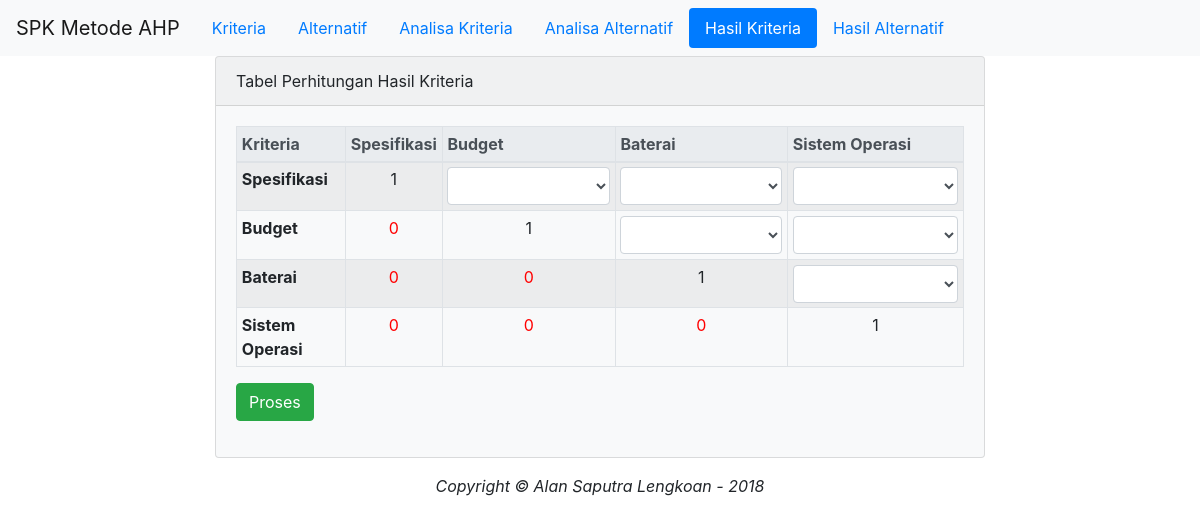
/hasil_kriteria.php, run on the app's committed database.
### tables this page shows
CREATE TABLE `tb_perb_kriteria` (
  `id_kriteria` varchar(5) NOT NULL,
  `nilai_banding` int(5) NOT NULL,
  `kriteria1` varchar(30) NOT NULL,
  `nm_banding` varchar(30) NOT NULL,
  `kriteria2` varchar(30) NOT NULL
);

### hasil_kriteria.php (the view, shortened to what this page needs)
<?php
include "koneksi.php";
 ?>
<!DOCTYPE html>
<html lang="en">
  <head>
    <link rel="stylesheet" href="css/bootstrap.min.css">
  </head>
  <body>
    <nav class="navbar navbar-expand-lg navbar-light bg-light">
      <a class="navbar-brand" href="index.php">SPK Metode AHP</a>
      <div class="collapse navbar-collapse" id="navbarSupportedContent">
        <ul class="nav nav-pills">
          <li class="nav-item">
            <a class="nav-link" href="kriteria.php">Kriteria</a>
          </li>
          <li class="nav-item">
            <a class="nav-link" href="alternatif.php">Alternatif</a>
          </li>
          <li class="nav-item">
            <a class="nav-link" href="analisa_kriteria.php">Analisa Kriteria</a>
          </li>
          <li class="nav-item">
            <a class="nav-link" href="analisa_alternatif.php">Analisa Alternatif</a>
          </li>
          <li class="nav-item">
            <a class="nav-link active" href="hasil_kriteria.php">Hasil Kriteria</a>
          </li>
          <li class="nav-item">
            <a class="nav-link" href="hasil_alternatif.php">Hasil Alternatif</a>
          </li>
        </ul>
      </div>
    </nav>
    <?php
    $query1 = mysqli_query($koneksi, "SELECT * FROM tb_perb_kriteria where id_kriteria='B01'");
    $query2 = mysqli_query($koneksi, "SELECT * FROM tb_perb_kriteria where id_kriteria='B02'");
    $query3 = mysqli_query($koneksi, "SELECT * FROM tb_perb_kriteria where id_kriteria='B03'");
    $query4 = mysqli_query($koneksi, "SELECT * FROM tb_perb_kriteria where id_kriteria='B04'");
    $b1 = mysqli_fetch_array($query1);
    $b2 = mysqli_fetch_array($query2);
    $b3 = mysqli_fetch_array($query3);
    $b4 = mysqli_fetch_array($query4);
    ?>
    <div class="container-fluid">
      <div class="row">
        <div class="col-lg-8 offset-lg-2">
          <div class="card bg-light mb-3">
            <div class="card-header">
              Tabel Perhitungan Hasil Kriteria
            </div>
            <div class="card-body">
              <form action="hasil_kriteria_akhir.php" method="post">
                <table class="table table-bordered table-striped table-sm">
                  <thead class="thead-light">
                    <tr>
                      <th>Kriteria</th>
                      <th scope="col"><?php echo $b1['kriteria1']; ?></th>
                      <th scope="col"><?php echo $b2['kriteria1']; ?></th>
                      <th scope="col"><?php echo $b3['kriteria1']; ?></th>
                      <th scope="col"><?php echo $b4['kriteria1']; ?></th>
                    </tr>
                  </thead>
                  <tbody>
                    <tr>
                      <th><?php echo $b1['kriteria1']; ?></th>
                      <td align="center"><?php echo $b1['nilai_banding']; ?></td>
                      <td>
                        <select class="form-control" name="nm_banding1">
                        <option></option>
                        <option value="1">1. Sama penting dengan</option>
                      </select>
                      </td>
                      <td>
                        <select class="form-control" name="nm_banding2">
                        <option></option>
                        <option value="1">1. Sama penting dengan</option>
                      </select>
                      </td>
                      <td>
                        <select class="form-control" name="nm_banding3">
                        <option></option>
                        <option value="1">1. Sama penting dengan</option>
                      </select>
                      </td>
                    </tr>
                    <tr>
                      <th><?php echo $b2['kriteria1']; ?></th>
                      <td align="center"><font color="red">0</font></td>
                      <td align="center"><?php echo $b2['nilai_banding']; ?></td>
                      <td>
                        <select class="form-control" name="nm_banding4">
                        <option></option>
                        <option value="1">1. Sama penting dengan</option>
                      </select>
                      </td>
                      <td>
                        <select class="form-control" name="nm_banding5">
                        <option></option>
                        <option value="1">1. Sama penting dengan</option>
                      </select>
                      </td>
                    </tr>
                    <tr>
                      <th><?php echo $b3['kriteria1']; ?></th>
                      <td align="center"><font color="red">0</font></td>
                      <td align="center"><font color="red">0</font></td>
                      <td align="center"><?php echo $b3['nilai_banding']; ?></td>
                      <td>
                        <select class="form-control" name="nm_banding6">
                        <option></option>
                        <option value="1">1. Sama penting dengan</option>
                      </select>
                      </td>
                    </tr>
                    <tr>
                      <th><?php echo $b4['kriteria1']; ?></th>
                      <td align="center"><font color="red">0</font></td>
                      <td align="center"><font color="red">0</font></td>
                      <td align="center"><font color="red">0</font></td>
                      <td colspan="3" align="center"><?php echo $b4['nilai_banding']; ?></td>
                    </tr>
                  </tbody>
                </table>
                <div class="form-group">
                  <input class="btn btn-success" type="submit" name="simpan" value="Proses">
                </div>
              </form>
            </div>
          </div>
        </div>
      </div>
    </div>
    <footer class="text-center">
      <div class="footer-below">
        <div class="container">
          <div class="row">
            <div class="col-lg-12">
              <em>Copyright &copy; Alan Saputra Lengkoan - 2018</em>
            </div>
          </div>
        </div>
      </div>
    </footer>
  </body>
</html>

### data on the page
tb_perb_kriteria: kriteria1 "Spesifikasi", nilai_banding "1"
tb_perb_kriteria: kriteria1 "Budget", nilai_banding "1"
tb_perb_kriteria: kriteria1 "Baterai", nilai_banding "1"
tb_perb_kriteria: kriteria1 "Sistem Operasi", nilai_banding "1"
